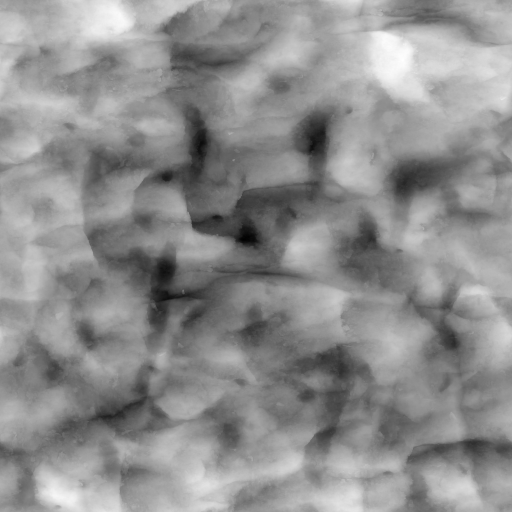
#> input picture textures/rock.jpg, 1024 x 1024 px (shown at 1/2 size)
$ python -i finger_shape.py   (imports and definitions only)
#> lines starting #> are read from the running program, lines starting #| are printed output that depends on the picture; after the words box and inside, x2 and y2 are one past the last pixel; in counts of white or black regions, pixels touching at a corner belong together
from PIL import Image
from mpl_toolkits.mplot3d import axes3d
import matplotlib.pyplot as plt
import numpy as np
from matplotlib.animation import FuncAnimation


def autocrop(image_path, tolerance=0, x_buffer=0, y_buffer=0):
    # Open the image using Pillow
#> called with image_path = 'textures/rock.jpg', tolerance = 0, x_buffer = 0, y_buffer = 0
    image = Image.open(image_path)
#> image is the input picture: PIL image 1024x1024 L; min 0, max 255, mean 142.3

    # Convert the image to grayscale
    black_and_white = image.convert('L')

    # Threshold the image to create a binary image (foreground and background)
    threshold_value = 255 - tolerance
    black_and_white = black_and_white.point(lambda p: p < threshold_value and 255)
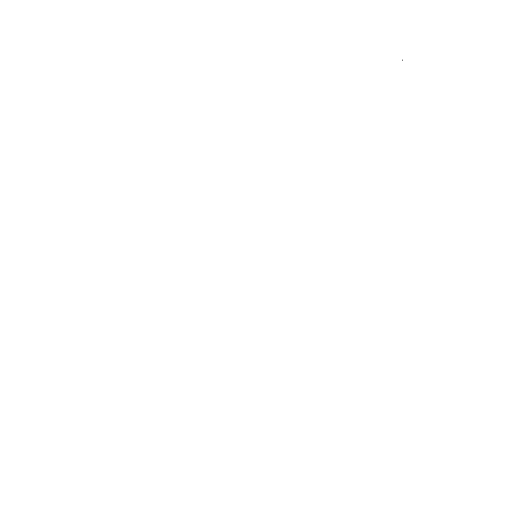
#> black_and_white: PIL image 1024x1024 L (shown at 1/2 size); 100% white; black in thin lines or dots, all inside (x1, y1, x2, y2) = (804, 118, 806, 122)

    # Get the bounding box of the non-background region
    bbox = black_and_white.getbbox()
#> bbox = (0, 0, 1024, 1024)

    # Expand the bounding box with the buffer
    buffer_box = (
        bbox[0] - x_buffer,
        bbox[1] - y_buffer,
        bbox[2] + x_buffer,
        bbox[3] + y_buffer
    )
#> buffer_box = (0, 0, 1024, 1024)

    # Crop the image using the expanded bounding box
    cropped_image = image.crop(buffer_box)

    return cropped_image


def is_in_domain(x, y):
    return y > -0.5 * np.log(np.power(1 - np.power(x, 2) * 16/9, 1/2))


# [69 lines left out: functions f, generate_finger, not called in this run]


# [2 lines not run here, left out]

>>> result = autocrop('textures/rock.jpg')
